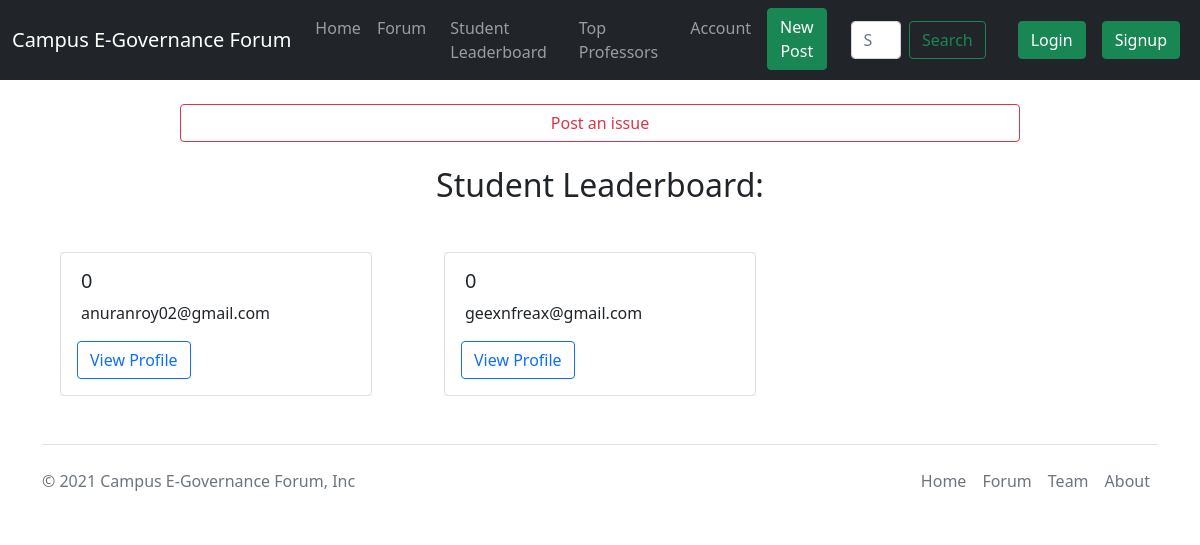
The page /forum/leaderboard/ on the database as committed earlier.
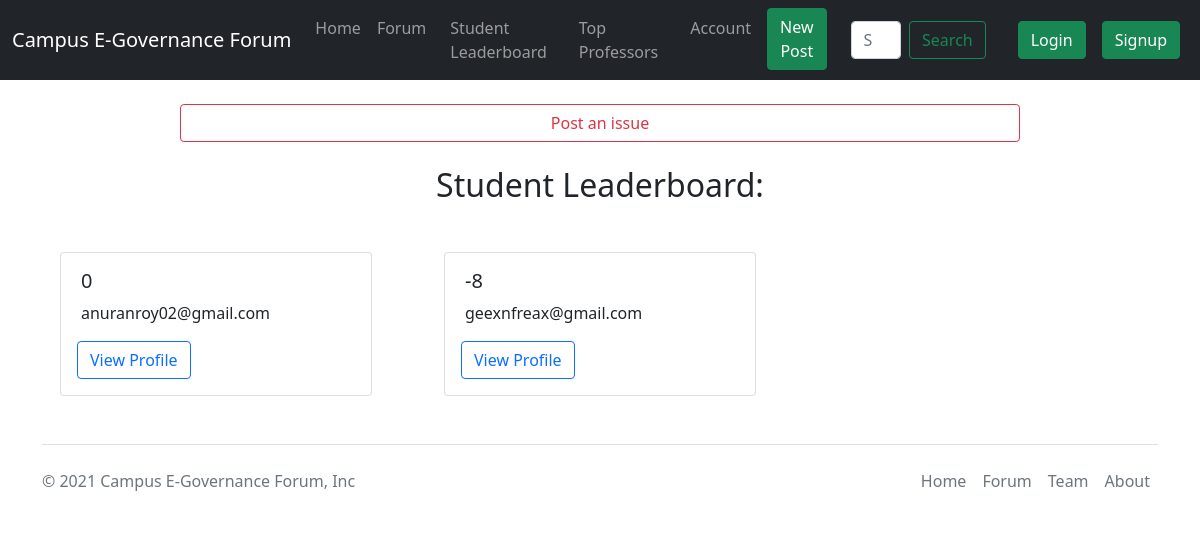
The same page on the database as committed later.
### forum/models.py (models this page shows, shortened)
class UserProfile(models.Model):
    sno = models.AutoField(primary_key=True)
    user = models.ForeignKey(User, on_delete=models.CASCADE)
    username = models.CharField(max_length=255, unique=True)
    reputation = models.IntegerField(default=0)
    rollno = models.CharField(max_length=20, default='')
    facebook = models.CharField(max_length=150, default='#')
    twitter = models.CharField(max_length=150, default='#')
    instagram = models.CharField(max_length=150, default='#')
    linkedin = models.CharField(max_length=150, default='#')
    profilepic = models.ImageField(upload_to='forum/images/', blank=True)

### forum/views.py (the view)
# urls.py: path('leaderboard/',views.StudentLeaderBoard, name="StudentLeaderBoard"),
def StudentLeaderBoard(request):
    users = list(UserProfile.objects.all())
    users.sort(key = lambda x: x.reputation, reverse=True)
    params = {}
    params["page_title"] = "Student Leaderboard"
    params["users"] = users
    return render(request, 'forum/student/leaderboard.html', params)

### forum/templates/forum/student/leaderboard.html (shortened to what this page needs)
{% extends 'forum/base.html' %}
{% block body %}
<center><a href="newpost/" class="btn btn-outline-danger my-4" style="width: 70%;">Post an issue</a></center>
<h2 align="center">{{ page_title }}:</h2>
<div class="row my-4 mx-4">
    {% for i in users|slice:":" %}
    <div class="col-sm-4">
      <div class="card my-4 mx-4">
            <div class="card-body">
              <h5 class="card-title mx-1">{{ i.reputation }}</h5>
              <p class="card-text mx-1">{{ i.username|truncatechars:75 }}</p>
              <a href="/forum/user/{{i.username}}" class="btn btn-outline-primary">View Profile</a>
            </div>
      </div>
    </div>
    {% endfor %}
  </div>
{% endblock %}

Rows that differ between the two databases and show on the page:
changed UserProfile "geexnfreax@gmail.com": reputation "0" → "-8"
